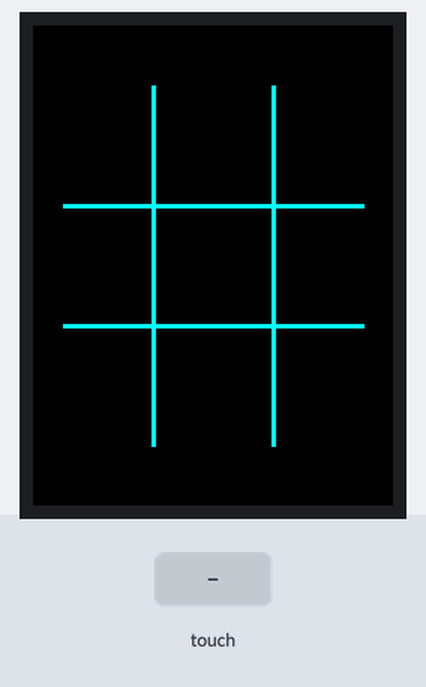
Bench run of a sketch on a simulated TI MSP430 LaunchPad. Parts: 240×320 colour display. The inputs (shaded band) are chosen by the test bench. What the sketch prints to the serial monitor is not drawn.

Above: at 1.4 s.
1.5 s: touch panel pressed at 13 % / 10 % of its raw x / y range
At 3.1 s:
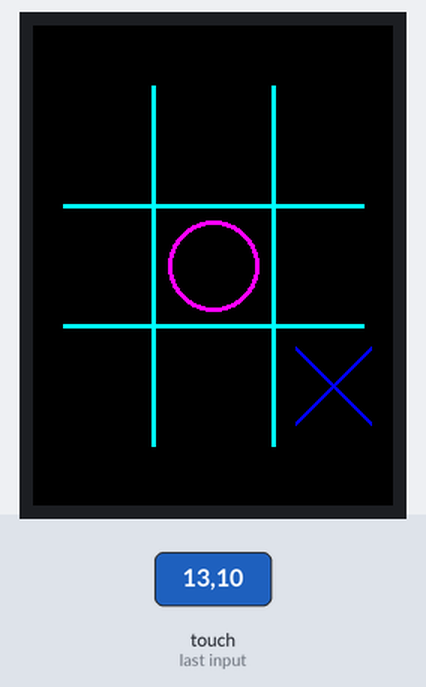
4.0 s: touch panel pressed at 38 % / 10 % of its raw x / y range
At 6.2 s:
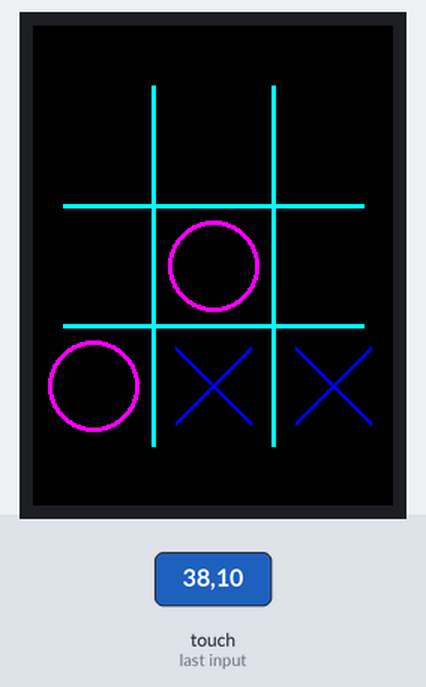
6.5 s: touch panel pressed at 62 % / 10 % of its raw x / y range
At 8.6 s:
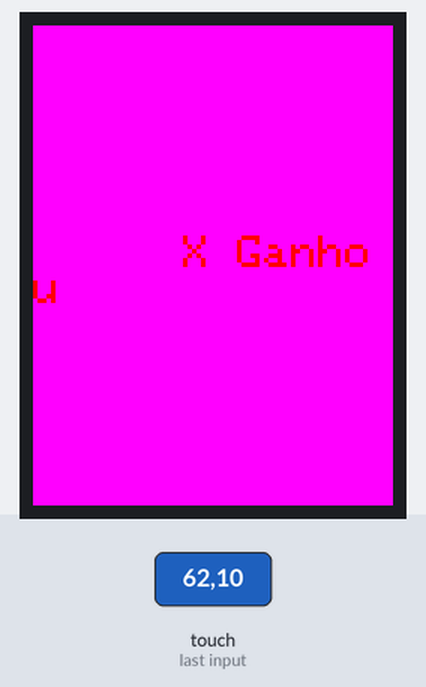
Timing chart, 0 to 10.1 s (numbered marks = the images above; inputs shaded):
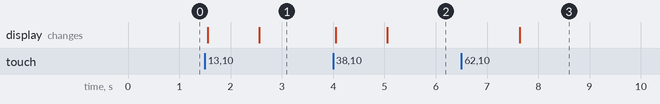

The sketch:

jogodavelha.ino
```cpp
#include <stdio.h>
#include <stdlib.h>
#include <Adafruit_GFX.h>    // Core graphics library
#include <Adafruit_TFTLCD.h> // Hardware-specific library
#include <TouchScreen.h>

#define LCD_CS A3 // Chip Select goes to Analog 3
#define LCD_CD A2 // Command/Data goes to Analog 2
#define LCD_WR A1 // LCD Write goes to Analog 1
#define LCD_RD A0 // LCD Read goes to Analog 0

#define LCD_RESET A4 // Can alternately just connect to Arduino's reset pin

// DEFINES TOUCH
#define YP A3  // must be an analog pin, use "An" notation!
#define XM A2  // must be an analog pin, use "An" notation!
#define YM 9   // can be a digital pin
#define XP 8   // can be a digital pin
#define MINPRESSURE 5
#define MAXPRESSURE 1000
#define TS_MINX 150
#define TS_MINY 120
#define TS_MAXX 920
#define TS_MAXY 940
#define SEM_CLICK 255

#define BLACK   0x0000
#define BLUE    0x001F
#define RED     0xF800
#define GREEN   0x07E0
#define CYAN    0x07FF
#define MAGENTA 0xF81F
#define YELLOW  0xFFE0
#define WHITE   0xFFFF
#define BOARD_COLOR CYAN
#define X_COLOR BLUE
#define O_COLOR MAGENTA
#define BACKGROUND_COLOR BLACK
#define TAM_X 25

TouchScreen ts = TouchScreen(XP, YP, XM, YM, 300);
Adafruit_TFTLCD tft(LCD_CS, LCD_CD, LCD_WR, LCD_RD, LCD_RESET);

typedef struct node
{
  char info[3][3];
  struct node *lado;
  struct node *baixo;
} Arv;

int i, pos = 0;
int contador = 2;
uint8_t multiplayer = 0;
extern TouchScreen ts;
extern Adafruit_TFTLCD tft;

// Definições da árvore
Arv *a;
void setup() {
  // put your setup code here, to run once:
  Serial.begin(9600);
  tft.reset();
  uint16_t identifier = 0x9341;
  tft.begin(identifier);

  tft.fillScreen(BLACK);

  drawBoard();

  a = cria_vazia();
}

void loop() {

  // put your main code here, to run repeatedly:
  //  do{
  //    pos = getJogadaTouch();
  //    Serial.println(pos);
  //  } while(pos == SEM_CLICK);
  //  if (i % 2 == 0)
  //    drawSelected(pos, 1);
  //  else
  //    drawSelected(pos, 0);
  //  delay(500);
  //  i++;

  while (!jogoacabou(a)) {
    if (contador % 2 == 0) {
      //insere_simb(a, 'X');
      drawSelected(insere_simb(a, 'X'), 0);
      delay(1000);
    } else {
      if (multiplayer) {
        //insere_simb(a, 'O');
        drawSelected(insere_simb(a, 'O'), 1);
      } else {
        drawSelected(vezDoPc(a, 'O'), 1);
      }
    }
    contador++;
    switch (ganhou(a)) {
      case -1:
        tft.setCursor(100, 140);
        tft.fillScreen(BLUE);
        tft.setTextColor(RED);    tft.setTextSize(3);
        tft.println("O Ganhou");
        delay(5000);
        break;
      case 1:
        tft.setCursor(100, 140);
        tft.fillScreen(MAGENTA);
        tft.setTextColor(RED);    tft.setTextSize(3);
        tft.println("X Ganhou");
        delay(5000);
        break;
      case 2:
        tft.setCursor(100, 140);
        tft.fillScreen(YELLOW);
        tft.setTextColor(RED);    tft.setTextSize(3);
        tft.println("Empate");
        delay(5000);
        break;
      default:
        //tft.fillScreen(YELLOW);
        break;
    }
    //delay(100);
    //printJogo(a);
  }
}

void printJogo(Arv* a) {
  int i, j;
  tft.fillScreen(BLACK);
  drawBoard();
  for (i = 0; i < 3; i++) {
    for (j = 0; j < 3; j++) {
      if (a->info[i][j] == 'X')
        drawSelected(XY_to_pos(i, j), 0);
      else if (a->info[i][j] == '0')
        drawSelected(XY_to_pos(i, j), 1);
    }
  }
}

Arv* cria_vazia() {
  Arv* a = (Arv*) malloc(sizeof(Arv));
  int i, j;
  for (i = 0; i < 3; i++) {
    for (j = 0; j < 3; j++) {
      a->info[i][j] = 32;
    }
  }
  a->lado = NULL;
  a->baixo = NULL;
  return a;
}

int insere_simb(Arv* a, char simb) {
  int pos;
  do {
    pos = getJogadaTouch();
  } while (pos == SEM_CLICK);
  switch (pos) {
    case 0:
      a->info[0][0] = simb;
      break;
    case 1:
      a->info[0][1] = simb;
      break;
    case 2:
      a->info[0][2] = simb;
      break;
    case 3:
      a->info[1][0] = simb;
      break;
    case 4:
      a->info[1][1] = simb;
      break;
    case 5:
      a->info[1][2] = simb;
      break;
    case 6:
      a->info[2][0] = simb;
      break;
    case 7:
      a->info[2][1] = simb;
      break;
    case 8:
      a->info[2][2] = simb;
      break;
    default:
      a->info[2][2] = simb;
      break;
  }
  // Espera o botão ser desprecionado
  delay(50);
  return pos;
}

int minimax(Arv* a, int jogador) {
  int winner = ganhou(a);
  if (winner != 0) return winner * jogador;
  int l, c;
  int move = -1;
  int score = -2;
  char simb;
  for (l = 0; l < 3; ++l) {
    for (c = 0; c < 3; ++c) { //Para todos movimentos,
      if (a->info[l][c] == 32) { //Se tiver vago,
        if (jogador == -1)
          simb = 'X';
        if (jogador == 1)
          simb = 'O';
        a->info[l][c] = simb; //faz o movimento
        int thisScore = -minimax(a, jogador * -1);
        if (thisScore > score) {
          score = thisScore;
          move = l;
        }//Pega a pior jogada para o oponente
        a->info[l][c] = 32;//Torna-o vago novamente
      }
    }
  }
  if (move == -1) return 0;
  return score;
}

int ganhou(Arv* a) {
  //Retorna -1 se X ganhou,1 se O ganhou,2 se empatou,0 se nao acabou ainda
  int i, l, c, flagocol = 0, flagxcol = 0, flagxlinha = 0, flagolinha = 0, velha = 0, flagxdig = 0, flagodig = 0;
  //Linhas e Colunas
  for (l = 0; l < 3; l++)
  {
    flagocol = flagxcol = flagxlinha = flagolinha = 0;
    for (c = 0; c < 3; c++)
    {
      if (a->info[l][c] == 'x' || a->info[l][c] == 'X') {
        flagxcol++;
        velha++;
      }
      else {
        if (a->info[l][c] == 'o' || a->info[l][c] == 'O') {
          flagocol++;
          velha++;
        }
      }
      if (a->info[c][l] == 'x' || a->info[c][l] == 'X') {
        flagxlinha++;
      }
      else {
        if (a->info[c][l] == 'o' || a->info[c][l] == 'O')
          flagolinha++;
      }
    }
    if (flagxcol == 3 || flagxlinha == 3) {
      velha = 0;
      return -1;
    }
    if (flagocol == 3 || flagolinha == 3) {
      velha = 0;
      return 1;
    }
  }
  if (velha == 9) {
    return 2;
  }
  //Diagonal Principal
  for (l = 0; l < 3; l++) {
    if (a->info[l][l] == 'x' || a->info[l][l] == 'X') {
      flagxdig++;
    } else {
      if (a->info[l][l] == 'o' || a->info[l][l] == 'O')
        flagodig++;
    }
  }

  if (flagodig == 3) {
    return 1;
  } else if (flagxdig == 3) {
    return -1;
  }
  //Diagonal Secundaria
  flagxdig = flagodig = 0;
  if (a->info[0][2] == 'x' || a->info[0][2] == 'X')
    flagxdig++;
  if (a->info[1][1] == 'x' || a->info[1][1] == 'X')
    flagxdig++;
  if (a->info[2][0] == 'x' || a->info[2][0] == 'X')
    flagxdig++;
  if (a->info[0][2] == 'o' || a->info[0][2] == 'O')
    flagodig++;
  if (a->info[1][1] == 'o' || a->info[1][1] == 'O')
    flagodig++;
  if (a->info[2][0] == 'o' || a->info[2][0] == 'O')
    flagodig++;

  if (flagodig == 3) {
    return 1;
  } else if (flagxdig == 3) {
    return -1;
  }
  return 0;
}

int vezDoPc(Arv* a, char simb) {
  int linha = -1, coluna = -1;
  int score = -2;
  int l, c;
  // Para todas as opcoes de jogadas
  for (l = 0; l < 3; l++) {
    for (c = 0; c < 3; c++) {
      // Se estiver vago
      if (a->info[l][c] == 32) {
        // CPU faz a jogada
        a->info[l][c] = 'O';
        // A jogada eh analisada
        int tempScore = -minimax(a, -1);
        // Volta ao estado anterior esvaziando o espaco preenchido
        a->info[l][c] = 32;
        // Se a jogada tiver um score maior que os anteriores
        if (tempScore > score) {
          // Adiciona a jogada como a melhor
          score = tempScore;
          linha = l;
          coluna = c;
        }
      }
    }
  }
  a->info[linha][coluna] = simb;
  Serial.println(linha);
  Serial.println(coluna);
  Serial.println(XY_to_pos(linha, coluna));
  return XY_to_pos(linha, coluna);
}

int jogoacabou(Arv* a) {
  int i, l, c, flagocol = 0, flagxcol = 0, flagxlinha = 0, flagolinha = 0, velha = 0, flagxdig = 0, flagodig = 0;
  //Linhas e Colunas
  for (l = 0; l < 3; l++)
  {
    flagocol = flagxcol = flagxlinha = flagolinha = 0;
    for (c = 0; c < 3; c++)
    {
      if (a->info[l][c] == 'x' || a->info[l][c] == 'X') {
        flagxcol++;
        velha++;
      }
      else {
        if (a->info[l][c] == 'o' || a->info[l][c] == 'O') {
          flagocol++;
          velha++;
        }
      }
      if (a->info[c][l] == 'x' || a->info[c][l] == 'X') {
        flagxlinha++;
      }
      else {
        if (a->info[c][l] == 'o' || a->info[c][l] == 'O')
          flagolinha++;
      }
    }
    if (flagxcol == 3 || flagxlinha == 3) {
      printf("X Ganhou!\n");
      velha = 0;
      return 1;
    }
    if (flagocol == 3 || flagolinha == 3) {
      printf("O Ganhou!\n");
      velha = 0;
      return 1;
    }
  }
  if (velha == 9) {
    printf("O jogo deu velha!\n");
    return 1;
  }
  //Diagonal Principal
  for (l = 0; l < 3; l++)
  {
    if (a->info[l][l] == 'x' || a->info[l][l] == 'X') {
      flagxdig++;
    }
    else {
      if (a->info[l][l] == 'o' || a->info[l][l] == 'O')
        flagodig++;
    }
  }
  if (flagodig == 3) {
    printf("O Ganhou!\n");
    return 1;
  }
  else if (flagxdig == 3) {
    printf("X Ganhou!\n");
    return 1;
  }
  //Diagonal Secundaria
  flagodig = flagxdig = 0;
  if (a->info[0][2] == 'x' || a->info[0][2] == 'X')
    flagxdig++;
  if (a->info[1][1] == 'x' || a->info[1][1] == 'X')
    flagxdig++;
  if (a->info[2][0] == 'x' || a->info[2][0] == 'X')
    flagxdig++;
  if (a->info[0][2] == 'o' || a->info[0][2] == 'O')
    flagodig++;
  if (a->info[1][1] == 'o' || a->info[1][1] == 'O')
    flagodig++;
  if (a->info[2][0] == 'o' || a->info[2][0] == 'O')
    flagodig++;
  if (flagodig == 3) {
    printf("O Ganhou!\n");
    return 1;
  }
  else if (flagxdig == 3) {
    printf("X Ganhou!\n");
    return 1;
  }
  return 0;
}


int XY_to_pos(int x, int y) {
  if (x == 0 && y == 0) return 0;
  else if (x == 0 && y == 1) return 1;
  else if (x == 0 && y == 2) return 2;
  else if (x == 1 && y == 0) return 3;
  else if (x == 1 && y == 1) return 4;
  else if (x == 1 && y == 2) return 5;
  else if (x == 2 && y == 0) return 6;
  else if (x == 2 && y == 1) return 7;
  else if (x == 2 && y == 2) return 8;
}

void drawX(uint16_t x, uint16_t y) {
  tft.drawLine(x - TAM_X, y - TAM_X - 1, x + TAM_X, y + TAM_X - 1, X_COLOR);
  tft.drawLine(x - TAM_X, y - TAM_X    , x + TAM_X, y + TAM_X    , X_COLOR);
  tft.drawLine(x - TAM_X, y - TAM_X + 1, x + TAM_X, y + TAM_X + 1, X_COLOR);

  tft.drawLine(x - TAM_X, y + TAM_X - 1, x + TAM_X, y - TAM_X - 1, X_COLOR);
  tft.drawLine(x - TAM_X, y + TAM_X    , x + TAM_X, y - TAM_X    , X_COLOR);
  tft.drawLine(x - TAM_X, y + TAM_X + 1, x + TAM_X, y - TAM_X + 1, X_COLOR);
}

void drawO(uint16_t x, uint16_t y) {
  tft.fillCircle(x, y, 30, O_COLOR);
  tft.fillCircle(x, y, 27, BACKGROUND_COLOR);
}

void drawSelected(uint8_t pos, uint8_t isBola) {
  uint16_t x, y;
  switch (pos) {
    case 0:
      x = 200;
      y = 80;
      break;
    case 1:
      x = 200;
      y = 160;
      break;
    case 2:
      x = 200;
      y = 240;
      break;
    case 3:
      x = 120;
      y = 80;
      break;
    case 4:
      x = 120;
      y = 160;
      break;
    case 5:
      x = 120;
      y = 240;
      break;
    case 6:
      x = 40;
      y = 80;
      break;
    case 7:
      x = 40;
      y = 160;
      break;
    case 8:
      x = 40;
      y = 240;
      break;
    default:
      return;
  }
  if (isBola)
    drawO(x, y);
  else
    drawX(x, y);
}
void drawBoard() {

  // Desenhando as colunas
  tft.drawLine(20, 119, 220, 119, BOARD_COLOR);
  tft.drawLine(20, 120, 220, 120, BOARD_COLOR);
  tft.drawLine(20, 121, 220, 121, BOARD_COLOR);

  tft.drawLine(20, 199, 220, 199, BOARD_COLOR);
  tft.drawLine(20, 200, 220, 200, BOARD_COLOR);
  tft.drawLine(20, 201, 220, 201, BOARD_COLOR);

  // Desenhando
  tft.drawLine(159, 40, 159, 280, BOARD_COLOR);
  tft.drawLine(160, 40, 160, 280, BOARD_COLOR);
  tft.drawLine(161, 40, 161, 280, BOARD_COLOR);

  tft.drawLine(79, 40, 79, 280, BOARD_COLOR);
  tft.drawLine(80, 40, 80, 280, BOARD_COLOR);
  tft.drawLine(81, 40, 81, 280, BOARD_COLOR);
}

uint8_t getJogadaTouch() {
  digitalWrite(13, HIGH);
  TSPoint p = ts.getPoint();
  digitalWrite(13, LOW);

  // if sharing pins, you'll need to fix the directions of the touchscreen pins
  //pinMode(XP, OUTPUT);
  pinMode(XM, OUTPUT);
  pinMode(YP, OUTPUT);
  //pinMode(YM, OUTPUT);

  // we have some minimum pressure we consider 'valid'
  // pressure of 0 means no pressing!

  if (p.z > MINPRESSURE && p.z < MAXPRESSURE) {
    /*
      Serial.print("X = "); Serial.print(p.x);
      Serial.print("\tY = "); Serial.print(p.y);
      Serial.print("\tPressure = "); Serial.println(p.z);
    */
    // scale from 0->1023 to tft.width
    p.x = map(p.x, TS_MINX, TS_MAXX, tft.width(), 0);
    p.y = map(p.y, TS_MINY, TS_MAXY, tft.height(), 0);

    return XYToPos(p.x, p.y);
  }
  return SEM_CLICK;
}

uint8_t XYToPos(uint16_t x, uint16_t y) {
  // Quadrante da direita
  if (y > 220) {
    if (x > 160) { // Direita em cima
      return 2;
    } else {
      if (x < 80) { // Direita baixo
        return 8;
      } else { //Direita no meio
        return 5;
      }
    }
    // -----------------------------
    // Quadrante da esquerda
  } else {
    if (y < 120) {
      if (x > 160) { // Esquerda em cima
        return 0;
      } else {
        if (x < 80) { // Esquerda baixo
          return 6;
        } else { //Direita no meio
          return 3;
        }
      }
      // -----------------------------
      // Meio
    } else {
      if (x > 160) { // Meio em cima
        return 1;
      } else {
        if (x < 80) { // Meio baixo
          return 7;
        } else { //Meio no meio
          return 4;
        }
      }
    }
  }
}
```

Measured:
- after the input at 1.5 s, the display: first changes after 0.05 s (image 1 shows a later state)
- after the input at 4.0 s, the display: first changes after 0.05 s (image 2 shows a later state)
- after the input at 6.5 s, the display: changes after 1.1 s (image 3)
